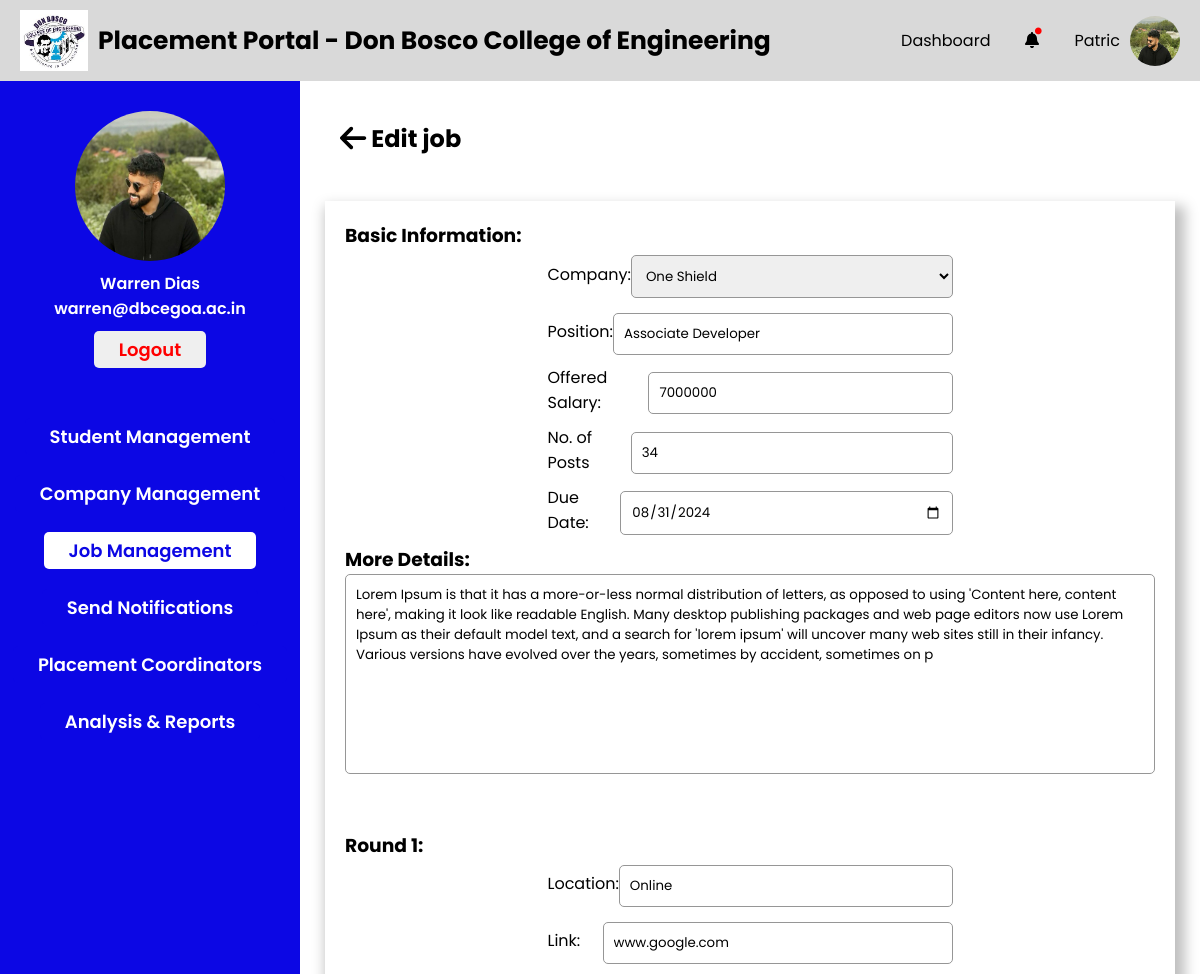
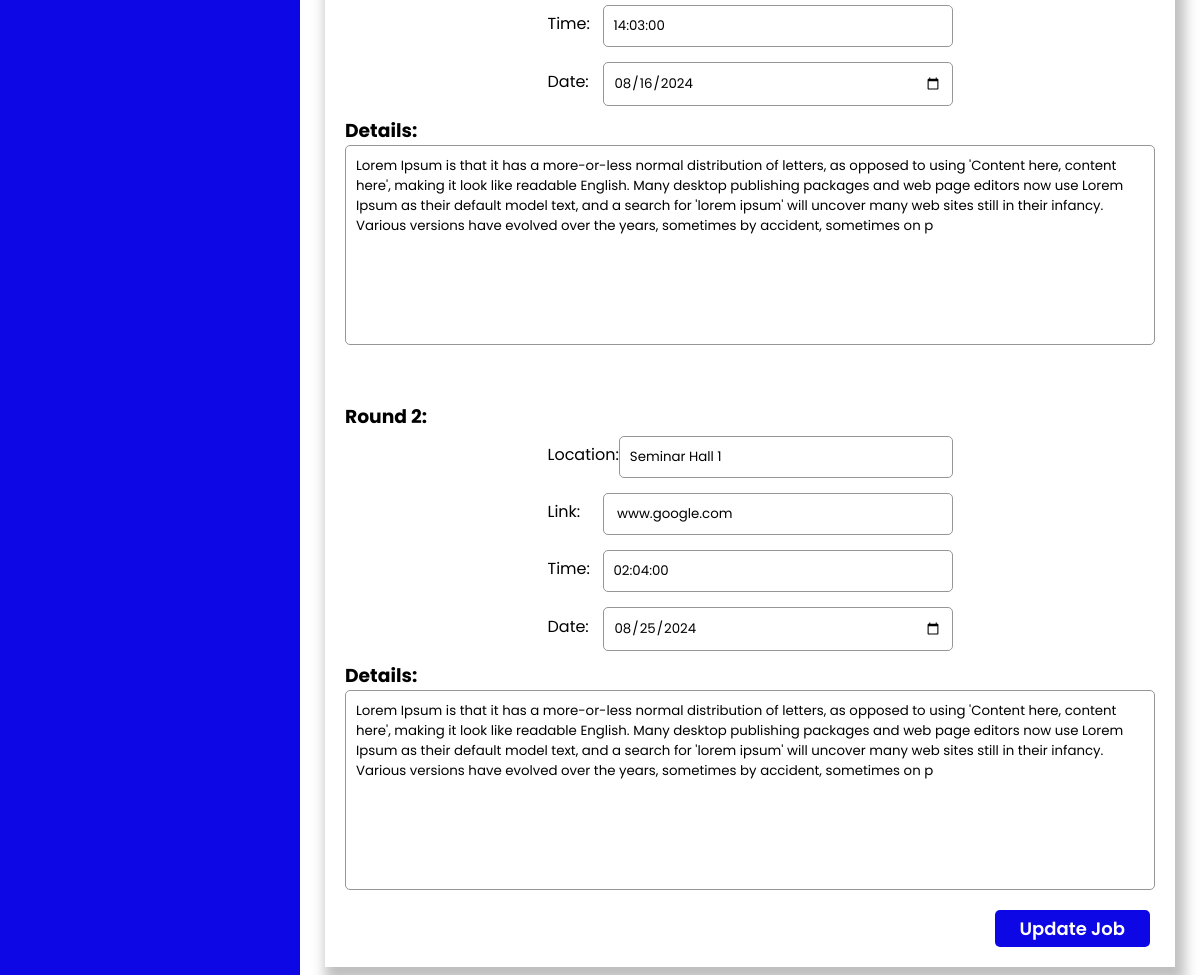
Page /PlacementCoordinator/job-edit.php?jid=48 (signed in) on the committed database (2 pictures, top to bottom).
### tables this page shows
CREATE TABLE `placementcoordinator` (
  `PC_Email` varchar(255) NOT NULL,
  `PC_Fname` varchar(255) NOT NULL,
  `PC_Mname` varchar(255) NOT NULL,
  `PC_Lname` varchar(255) NOT NULL,
  `PC_Password` varchar(255) NOT NULL,
  `PC_Contact_no` varchar(20) NOT NULL,
  `PC_Profile_pic` varchar(255) NOT NULL,
  `PC_Dept_id` int(11) DEFAULT NULL,
  `PC_Status` enum('active','inactive') NOT NULL DEFAULT 'active'
);

CREATE TABLE `jobplacements` (
  `J_id` int(11) NOT NULL,
  `J_Position` varchar(255) NOT NULL,
  `J_Backlogs_allowed` tinyint(1) DEFAULT NULL,
  `J_Description` text DEFAULT NULL,
  `J_Due_date` date DEFAULT NULL,
  `J_Offered_salary` float DEFAULT NULL,
  `J_Req_cgpa` decimal(4,2) DEFAULT NULL,
  `J_No_of_posts` int(11) DEFAULT NULL,
  `Accept_Responses` tinyint(4) NOT NULL DEFAULT 1
);

CREATE TABLE `rounds` (
  `R_id` int(11) NOT NULL,
  `J_id` int(11) DEFAULT NULL,
  `Round_no` int(11) DEFAULT NULL,
  `Location` varchar(255) DEFAULT NULL,
  `Link` varchar(255) DEFAULT NULL,
  `Time` time DEFAULT NULL,
  `Date` date DEFAULT NULL,
  `Description` text DEFAULT NULL
);

### PlacementCoordinator/job-edit.php (the view, shortened to what this page needs)
<?php
global $conn;
$jid = (int)$_GET["jid"];
?>
<!DOCTYPE html>
<html lang="en">
<head>
    <?php include './head.php' ?>
    <link rel="stylesheet" href="./css/job-post-edit.css">
</head>
<body>
    <div id="wrapper">
        <?php include './header.php' ?>
        <div class="container">
            <?php include './sidebar.php' ?>
            <div class="main-container">
                <div class="main-container-header">
                    <h2 class="main-container-heading"><a href="./job-management.php"><i class="fa-solid fa-arrow-left fa-lg" style="color: #000000;"></i></a>
                        Edit job</h2>
                </div>
                <div class="sections">
                    <form action="" method="post">
                        <?php
                        $fetchQuery = "SELECT jp.J_Position as position, jp.J_No_of_posts as posts, jp.J_Offered_salary as salary, jp.J_Description as description, jp.J_Due_date as duedate, c.C_id as cid
                        FROM jobplacements as jp
                        INNER JOIN jobposting as j on j.J_id=jp.J_id
                        INNER JOIN company as c on c.C_id=j.C_id
                        WHERE jp.J_id = ?";
                        $fetch = $conn->prepare($fetchQuery);
                        $fetch->bind_param("i", $jid);
                        $fetch->execute();
                        $result = $fetch->get_result();
                        $row = $result->fetch_assoc();
                        ?>
                        <h3>Basic Information:</h3>
                        <div class="form-adjust">
                            <div class="inputbox">
                                <label for="">Company:</label>
                                <select name="company">
                                    <?php
                                    global $conn;
                                    $fetchCompanyQuery = "SELECT C_id, C_Name FROM company ORDER BY C_Name ASC";
                                    $fetchCompany = $conn->prepare($fetchCompanyQuery);
                                    $fetchCompany->execute();
                                    $result = $fetchCompany->get_result();
                                    while ($temprow = $result->fetch_assoc()) {
                                        $selected = '';
                                        if ($row['cid'] == $temprow['C_id']) {
                                            $selected = 'selected';
                                        }
                                        echo '<option value="' . $temprow["C_id"] . '" ' . $selected . '>' . $temprow["C_Name"] . '</option>';
                                    }
                                    ?>
                                </select>
                            </div>
                            <div class="inputbox">
                                <label for="">Position:</label>
                                <input value="<?php echo htmlspecialchars($row['position']); ?>" type="text" name="position">
                            </div>
                            <div class="inputbox">
                                <label for="">Offered Salary:</label>
                                <input value="<?php echo htmlspecialchars($row['salary']); ?>" type="number" name="offered-salary">
                            </div>
                            <div class="inputbox">
                                <label for="">No. of Posts</label>
                                <input value="<?php echo htmlspecialchars($row['posts']); ?>" type="number" name="no-of-posts">
                            </div>
                            <div class="inputbox">
                                <label for="">Due Date:</label>
                                <input value="<?php echo htmlspecialchars($row['duedate']); ?>" type="date" name="due-date">
                            </div>
                        </div>
                        <h3>More Details:</h3>
                        <textarea name="details" class="textarea-message" placeholder="Enter details"><?php echo htmlspecialchars($row['description']); ?></textarea>
                        <?php
                            $fetchRoundsQuery = "SELECT r.Round_no as rno, r.Link as rlink, r.Time as rtime, r.Date as rdate, r.Description as rdescription, r.Location as location1
                                FROM rounds as r
                                WHERE r.J_id = ?";
                            $fetchRounds = $conn->prepare($fetchRoundsQuery);
                            $fetchRounds->bind_param("i", $jid);
                            $fetchRounds->execute();
                            $result = $fetchRounds->get_result();
                            if ($result->num_rows > 0) {
                                echo '<div id="rounds-container">';
                                while ($roundrow = $result->fetch_assoc()) {
                                    echo '<div class="round-section">
                                    <h3>Round '.$roundrow["rno"].':</h3>
                                    <input type="hidden" name="round_id[]" value="'.$roundrow["rno"].'">
                                    <div class="form-adjust">
                                        <div class="inputbox">
                                            <label for="location-'.$roundrow["rno"].'">Location:</label>
                                            <input value="'.htmlspecialchars($roundrow["location1"]).'" required type="text" name="round_location[]" id="location-'.$roundrow["rno"].'">
                                        </div>
                                        <div class="inputbox">
                                            <label for="link-'.$roundrow["rno"].'">Link:</label>
                                            <input value="'.htmlspecialchars($roundrow["rlink"]).'" type="text" name="round_link[]" id="link-'.$roundrow["rno"].'">
                                        </div>
                                        <div class="inputbox">
                                            <label for="time-'.$roundrow["rno"].'">Time:</label>
                                            <input value="'.htmlspecialchars($roundrow["rtime"]).'" type="text" name="round_time[]" id="time-'.$roundrow["rno"].'">
                                        </div>
                                        <div class="inputbox">
                                            <label for="date-'.$roundrow["rno"].'">Date:</label>
                                            <input value="'.htmlspecialchars($roundrow["rdate"]).'" type="date" name="round_date[]" id="date-'.$roundrow["rno"].'">
                                        </div>
                                    </div>
                                    <h3>Details:</h3>
                                        <textarea name="round_description[]" id="description-'.$roundrow["rno"].'" class="textarea-message" placeholder="Enter round details">'.htmlspecialchars($roundrow["rdescription"]).'</textarea>
                                </div>';
                                }
                                echo '</div>';
                            }
                        ?>
                        <button type="submit" name="update-button" class="add-button">Update Job</button>
                    </form>
                </div>
            </div>
        </div>
    </div>
</body>
</html>

### PlacementCoordinator/sidebar.php (shortened to what this page needs)
<?php
global $conn;
if (isset($_SESSION["user_type"]) && isset($_SESSION["user_email"])) {
    $useremail = $_SESSION["user_email"];
    $fetchStudentQuery = "SELECT PC_Email,PC_Fname,PC_Lname,PC_Profile_pic from placementcoordinator
WHERE PC_Email= ?;";
    $fetchStudent = $conn->prepare($fetchStudentQuery);
    $fetchStudent->bind_param("s", $useremail);
    $fetchStudent->execute();
    $result = $fetchStudent->get_result();
    if ($result->num_rows > 0) {
        $userInfo = $result->fetch_assoc();
        $userName = htmlspecialchars($userInfo['PC_Fname'] . ' ' . $userInfo['PC_Lname']);
        $userProfilePic = htmlspecialchars($userInfo['PC_Profile_pic']);
        $userEmail = htmlspecialchars($useremail);
        echo '<div class="side-bar-container">
    <div class="fixed-container">
        <div class="top-container">
            <img src="../Data/Placement_Coordinators/Profile_Images/'.$userProfilePic.'" alt="">
            <p>'.$userName.'</p>
            <p>'.$userEmail.'</p>
            <a href="../logout.php"><button id="logout">Logout</button></a>
        </div>
        <div class="bottom-container">
            <a href="./student-management.php"><button id="studentmanagement">Student Management</button></a>
            <a href="./company.php"><button id="companymanagement">Company Management</button></a>
            <a href="./job-management.php"><button id="jobmanagement">Job Management</button></a>
            <a href="./notifications.php"><button id="notifications">Send Notifications</button></a>
            <a href="./Placement-Coordinator.php"><button id="placementcoordinator">Placement Coordinators</button></a>
            <a href="./analysis-and-report.php"><button id="analysisreport">Analysis & Reports</button></a>
        </div>
    </div>
</div>';
} else {
    }
} else {
    echo "Session variables not set.";
}

### PlacementCoordinator/css/footer.css (style rules this page uses)
a { all: unset; }

### PlacementCoordinator/css/sidebar.css (style rules this page uses)
.side-bar-container { width: 25%; background-color: var(--primary-blue); padding-bottom: 50px; }
.fixed-container { position: -webkit-sticky; position: sticky; top: 30px; }
.top-container { margin-top: 30px; display: flex; flex-direction: column; align-items: center; }
.top-container img { width: 150px; height: 150px; border-radius: 50%; margin-bottom: 10px; }
.top-container p { color: var(--primary-white); font-weight: 600; }
#logout { margin-top: 10px; padding-block: 5px; padding-inline: 25px; border-radius: 5px; border: none; font-weight: 600; font-size: 18px; cursor: pointer; color: red; }
.bottom-container { margin-top: 50px; display: flex; flex-direction: column; align-items: center; gap: 20px; }
.bottom-container button { padding: 5px 25px; border-radius: 5px; border: none; font-weight: 600; font-size: 18px; cursor: pointer; color: var(--primary-white); background-color: var(--primary-blue); }

### PlacementCoordinator/css/root.css (style rules this page uses)
*,*::after,*::before { padding: 0; margin: 0; box-sizing: border-box; font-family: "Poppins", sans-serif; }
:root { --primary-blue : #0C07E4; --primary-grey : #d9d9d9; --primary-white : white; --primary-red : #FB1616; --secondary-grey : #969696; }

### PlacementCoordinator/css/job-post-edit.css (style rules this page uses)
#wrapper { position: relative; }
.container { width: 100%; display:flex ; }
#jobmanagement { color: var(--primary-blue); background-color: var(--primary-white); }
.main-container { width: 75%; padding: 25px; margin-bottom: 50px; }
.main-container-heading > a { cursor: pointer; }
.main-container-header { display: flex; justify-content: space-between; align-items: center; padding: 15px; }
.sections { position: relative; margin-top: 30px; box-shadow: 5px 10px 12.3px 5px rgba(0, 0, 0, .25); padding: 20px; margin-bottom: 50px; }
.form-adjust { width: 50%; margin: 0 auto; }
.inputbox { display: flex; justify-content: space-between; align-items: center; margin-bottom: 10px; }
.inputbox input, select { border: 1px solid var(--secondary-grey); width: 350px; padding: 10px; border-radius: 5px; margin-top: 5px; outline: none; }
.inputbox input::placeholder { color:grey; }
.textarea-message { border: 1px solid var(--secondary-grey); outline: none; resize: none; padding:10px ; width: 100%; height:200px; border-radius: 5px; margin-bottom: 50px; }
.sections .add-button { padding-block: 5px; padding-inline: 25px; border-radius: 5px; border: none; font-weight: 600; font-size: 18px; cursor: pointer; background-color: var(--primary-blue); color: var(--primary-white); position: absolute; right: 25px; bottom: 20px; }

### rows in the picture
placementcoordinator: PC_Profile_pic (picture), userName "Warren Dias"
jobplacements: position "Associate Developer", offered-salary "7000000", no-of-posts "34", due-date "08/31/2024", details "Lorem Ipsum is that it has a more-or-less normal distribution of letters, as opposed to using 'Content here, content here', making it look like readable English. Many desktop publishing packages and web page editors now use Lorem Ipsum as their default model text, and a search for 'lorem ipsum' will uncover many web sites still in their infancy. Various versions have evolved over the years, sometimes by accident, sometimes on p"
rounds: Round_no "1", Location "Online", Link "www.google.com", Time "14:03:00", Date "08/16/2024", Round_no+Description "Lorem Ipsum is that it has a more-or-less normal distribution of letters, as opposed to using 'Content here, content here', making it look like readable English. Many desktop publishing packages and web page editors now use Lorem Ipsum as their default model text, and a search for 'lorem ipsum' will uncover many web sites still in their infancy. Various versions have evolved over the years, sometimes by accident, sometimes on p"
rounds: Round_no "2", Location "Seminar Hall 1", Link "www.google.com", Time "02:04:00", Date "08/25/2024", Round_no+Description "Lorem Ipsum is that it has a more-or-less normal distribution of letters, as opposed to using 'Content here, content here', making it look like readable English. Many desktop publishing packages and web page editors now use Lorem Ipsum as their default model text, and a search for 'lorem ipsum' will uncover many web sites still in their infancy. Various versions have evolved over the years, sometimes by accident, sometimes on p"

### other values in the picture
$userEmail "warren@dbcegoa.ac.in"
form field company "One Shield"
